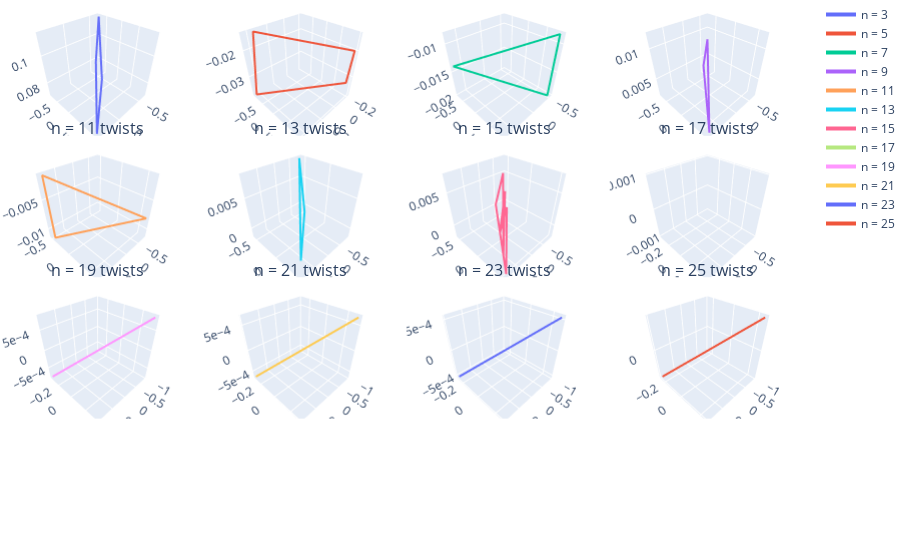

Source (notebook cell):
### Code cell
# now we plot the data for all of the optimal bands
# Define the number of rows and columns based on your requirements
rows = 4
cols = 4
subplot_titles = [(f'n = {2*i + 1} twists') for i in range(1, 13)]

fig = sp.make_subplots(
    rows=rows, cols=cols,
    subplot_titles=subplot_titles,
    specs=[[{'type': 'scatter3d'} for col in range(cols)] for row in range(rows)],
    vertical_spacing=0.01,  # Adjust vertical spacing between subplots
    horizontal_spacing=0.01  # Adjust horizontal spacing between subplots
)
global n
for i in range(1,13):
    # for eversion, we use time like parameter t
    print(f"index for the optimal band is {ind_opt[i-1]}")
    numArray = numData[ind_opt[i-1]-1]
    n = 2*i+1
    N = int(math.floor((len(numArray) - 3) / 3))
    N1 = N - 1
    h = 1 / N
    print(f"number of points is {N}")

    data_t0(1, N, numArray)  # initializing data at time t0
    path_rx, path_ry, path_rz, path_bx, path_by, path_bz = path_eversion()
    
    # filter out erroneous points
    path_bx, path_by, path_bz = filter_data(path_bx, path_by, path_bz, threshold=0.1)
     
    legend_label = f'n = {2*i + 1}'  # Create the legend label
    trace = plot_path(path_bx, path_by, path_bz, legend_label)  # Pass the legend label
    fig.add_trace(trace, row=((i-1)//cols) + 1, col=((i-1)%cols) + 1)

    # Update layout for scientific notation and display the plot
scene_config = {}

# Loop through each subplot and create a scene configuration for it
for i in range(1, rows * cols + 1):
    scene_key = f'scene{i}'
    scene_config[scene_key] = dict(
        xaxis_title='X',
        xaxis_exponentformat='e',
        yaxis_title='Y',
        yaxis_exponentformat='e',
        zaxis_title='Z',
        zaxis_exponentformat='e'
    )

# Update layout with the scene configurations
fig.update_layout(**scene_config)

# Reduce margin around the plot
fig.update_layout(margin=dict(l=0, r=0, b=0, t=0))

# Display the plot
fig.show()

### Figure 1 — Plotly figure (JSON) as saved in the notebook; plotly's stock layout.template omitted (floating-point values rounded to 4 significant figures)
{"data": [{"line": {"width": 4}, "mode": "lines", "name": "n = 3", "scene": "scene", "type": "scatter3d", "x": [-0.6064, -0.6305, -0.6538, 0.3282, 0.3589, 0.389, -0.6064, -0.6305, -0.6538, 0.3282, 0.3589, 0.389], "y": [-0.7914, -0.7703, -0.7482, 0.9386, 0.9292, 0.9185, -0.7914, -0.7703, -0.7482, 0.9386, 0.9292, 0.9185], "z": [0.07738, 0.09538, 0.1131, 0.1061, 0.08833, 0.07029, 0.07738, 0.09538, 0.1131, 0.1061, 0.08833, 0.07029]}, {"line": {"width": 4}, "mode": "lines", "name": "n = 5", "scene": "scene2", "type": "scatter3d", "x": [0.3523, 0.3977, 0.4421, -0.1629, -0.2112, 0.3523, 0.3977, 0.4421, -0.1629, -0.2112, 0.3523, 0.3977, 0.4421, -0.1629], "y": [-0.9358, -0.9171, -0.8962, 0.9861, 0.9772, -0.9358, -0.9171, -0.8962, 0.9861, 0.9772, -0.9358, -0.9171, -0.8962, 0.9861], "z": [-0.01481, -0.0264, -0.03791, -0.03165, -0.02011, -0.01481, -0.0264, -0.03791, -0.03165, -0.02011, -0.01481, -0.0264, -0.03791, -0.03165]}, {"line": {"width": 4}, "mode": "lines", "name": "n = 7", "scene": "scene3", "type": "scatter3d", "x": [0.6764, -0.5016, -0.563, 0.6764, -0.5016, -0.563, 0.6764, -0.5016, -0.563, 0.6764], "y": [-0.7364, 0.8649, 0.8264, -0.7364, 0.8649, 0.8264, -0.7364, 0.8649, 0.8264, -0.7364], "z": [-0.01388, -0.01977, -0.008586, -0.01388, -0.01977, -0.008586, -0.01388, -0.01977, -0.008586, -0.01388]}, {"line": {"width": 4}, "mode": "lines", "name": "n = 9", "scene": "scene4", "type": "scatter3d", "x": [0.7648, 0.817, -0.7068, 0.7648, 0.817, -0.7068, 0.7648, 0.817, -0.7068, 0.7648, 0.817, -0.7068, 0.7648, 0.817], "y": [0.6443, 0.5765, -0.7073, 0.6443, 0.5765, -0.7073, 0.6443, 0.5765, -0.7073, 0.6443, 0.5765, -0.7073, 0.6443, 0.5765], "z": [0.001982, 0.01194, 0.007994, 0.001982, 0.01194, 0.007994, 0.001982, 0.01194, 0.007994, 0.001982, 0.01194, 0.007994, 0.001982, 0.01194]}, {"line": {"width": 4}, "mode": "lines", "name": "n = 11", "scene": "scene5", "type": "scatter3d", "x": [0.8404, 0.8918, -0.7799, 0.8404, 0.8918, -0.7799, 0.8404, 0.8918, -0.7799, 0.8404, 0.8918, -0.7799, 0.8404, 0.8918, -0.7799, 0.8404, 0.8918], "y": [-0.542, -0.4523, 0.6259, -0.542, -0.4523, 0.6259, -0.542, -0.4523, 0.6259, -0.542, -0.4523, 0.6259, -0.542, -0.4523, 0.6259, -0.542, -0.4523], "z": [-0.001637, -0.0113, -0.008041, -0.001637, -0.0113, -0.008041, -0.001637, -0.0113, -0.008041, -0.001637, -0.0113, -0.008041, -0.001637, -0.0113, -0.008041, -0.001637, -0.0113]}, {"line": {"width": 4}, "mode": "lines", "name": "n = 13", "scene": "scene6", "type": "scatter3d", "x": [0.8848, -0.8228, -0.8848, 0.8848, -0.8228, -0.8848, 0.8848, -0.8228, -0.8848, 0.8848, -0.8228, -0.8848, 0.8848, -0.8228, -0.8848, 0.8848, -0.8228, -0.8848, 0.8848], "y": [0.4659, -0.5683, -0.4659, 0.4659, -0.5683, -0.4659, 0.4659, -0.5683, -0.4659, 0.4659, -0.5683, -0.4659, 0.4659, -0.5683, -0.4659, 0.4659, -0.5683, -0.4659, 0.4659], "z": [0.001374, 0.008001, -0.001374, 0.001374, 0.008001, -0.001374, 0.001374, 0.008001, -0.001374, 0.001374, 0.008001, -0.001374, 0.001374, 0.008001, -0.001374, 0.001374, 0.008001, -0.001374, 0.001374]}, {"line": {"width": 4}, "mode": "lines", "name": "n = 15", "scene": "scene7", "type": "scatter3d", "x": [0.894, -0.8732, 0.8506, 0.9131, -0.8263, 0.8732, -0.8506, 0.894, -0.8732, 0.8506, 0.9131, -0.8263, 0.8732, -0.8506, 0.894, -0.8732, 0.8506, 0.9131], "y": [0.448, -0.4874, 0.5259, 0.4078, -0.5633, 0.4874, -0.5259, 0.448, -0.4874, 0.5259, 0.4078, -0.5633, 0.4874, -0.5259, 0.448, -0.4874, 0.5259, 0.4078], "z": [0.00414, -0.001135, -0.001873, 0.007137, 0.004876, 0.001135, 0.001873, 0.00414, -0.001135, -0.001873, 0.007137, 0.004876, 0.001135, 0.001873, 0.00414, -0.001135, -0.001873, 0.007137]}, {"line": {"width": 4}, "mode": "lines", "name": "n = 17", "scene": "scene8", "type": "scatter3d", "x": [0.9321, -0.9321, 0.9321, -0.9321, 0.9321, -0.9321, 0.9321, -0.9321, 0.9321, -0.9321, 0.9321, -0.9321, 0.9321, -0.9321, 0.9321, -0.9321, 0.9321], "y": [0.3621, -0.3621, 0.3621, -0.3621, 0.3621, -0.3621, 0.3621, -0.3621, 0.3621, -0.3621, 0.3621, -0.3621, 0.3621, -0.3621, 0.3621, -0.3621, 0.3621], "z": [0.0009657, -0.0009657, 0.0009657, -0.0009657, 0.0009657, -0.0009657, 0.0009657, -0.0009657, 0.0009657, -0.0009657, 0.0009657, -0.0009657, 0.0009657, -0.0009657, 0.0009657, -0.0009657, 0.0009657]}, {"line": {"width": 4}, "mode": "lines", "name": "n = 19", "scene": "scene9", "type": "scatter3d", "x": [0.9456, -0.9456, 0.9456, -0.9456, 0.9456, -0.9456, 0.9456, -0.9456, 0.9456, -0.9456, 0.9456, -0.9456, 0.9456, -0.9456, 0.9456, -0.9456, 0.9456, -0.9456, 0.9456], "y": [-0.3254, 0.3254, -0.3254, 0.3254, -0.3254, 0.3254, -0.3254, 0.3254, -0.3254, 0.3254, -0.3254, 0.3254, -0.3254, 0.3254, -0.3254, 0.3254, -0.3254, 0.3254, -0.3254], "z": [-0.0007767, 0.0007767, -0.0007767, 0.0007767, -0.0007767, 0.0007767, -0.0007767, 0.0007767, -0.0007767, 0.0007767, -0.0007767, 0.0007767, -0.0007767, 0.0007767, -0.0007767, 0.0007767, -0.0007767, 0.0007767, -0.0007767]}, {"line": {"width": 4}, "mode": "lines", "name": "n = 21", "scene": "scene10", "type": "scatter3d", "x": [0.9554, -0.9554, 0.9554, -0.9554, 0.9554, -0.9554, 0.9554, -0.9554, 0.9554, -0.9554, 0.9554, -0.9554, 0.9554, -0.9554, 0.9554, -0.9554, 0.9554, -0.9554, 0.9554, -0.9554, 0.9554], "y": [-0.2954, 0.2954, -0.2954, 0.2954, -0.2954, 0.2954, -0.2954, 0.2954, -0.2954, 0.2954, -0.2954, 0.2954, -0.2954, 0.2954, -0.2954, 0.2954, -0.2954, 0.2954, -0.2954, 0.2954, -0.2954], "z": [-0.000638, 0.000638, -0.000638, 0.000638, -0.000638, 0.000638, -0.000638, 0.000638, -0.000638, 0.000638, -0.000638, 0.000638, -0.000638, 0.000638, -0.000638, 0.000638, -0.000638, 0.000638, -0.000638, 0.000638, -0.000638]}, {"line": {"width": 4}, "mode": "lines", "name": "n = 23", "scene": "scene11", "type": "scatter3d", "x": [0.9628, -0.9628, 0.9628, -0.9628, 0.9628, -0.9628, 0.9628, -0.9628, 0.9628, -0.9628, 0.9628, -0.9628, 0.9628, -0.9628, 0.9628, -0.9628, 0.9628, -0.9628, 0.9628, -0.9628, 0.9628, -0.9628, 0.9628], "y": [-0.2703, 0.2703, -0.2703, 0.2703, -0.2703, 0.2703, -0.2703, 0.2703, -0.2703, 0.2703, -0.2703, 0.2703, -0.2703, 0.2703, -0.2703, 0.2703, -0.2703, 0.2703, -0.2703, 0.2703, -0.2703, 0.2703, -0.2703], "z": [-0.0005331, 0.0005331, -0.0005331, 0.0005331, -0.0005331, 0.0005331, -0.0005331, 0.0005331, -0.0005331, 0.0005331, -0.0005331, 0.0005331, -0.0005331, 0.0005331, -0.0005331, 0.0005331, -0.0005331, 0.0005331, -0.0005331, 0.0005331, -0.0005331, 0.0005331, -0.0005331]}, {"line": {"width": 4}, "mode": "lines", "name": "n = 25", "scene": "scene12", "type": "scatter3d", "x": [0.9685, -0.9685, 0.9685, -0.9685, 0.9685, -0.9685, 0.9685, -0.9685, 0.9685, -0.9685, 0.9685, -0.9685, 0.9685, -0.9685, 0.9685, -0.9685, 0.9685, -0.9685, 0.9685, -0.9685, 0.9685, -0.9685, 0.9685, -0.9685, 0.9685], "y": [-0.2491, 0.2491, -0.2491, 0.2491, -0.2491, 0.2491, -0.2491, 0.2491, -0.2491, 0.2491, -0.2491, 0.2491, -0.2491, 0.2491, -0.2491, 0.2491, -0.2491, 0.2491, -0.2491, 0.2491, -0.2491, 0.2491, -0.2491, 0.2491, -0.2491], "z": [-0.0004549, 0.0004549, -0.0004549, 0.0004549, -0.0004549, 0.0004549, -0.0004549, 0.0004549, -0.0004549, 0.0004549, -0.0004549, 0.0004549, -0.0004549, 0.0004549, -0.0004549, 0.0004549, -0.0004549, 0.0004549, -0.0004549, 0.0004549, -0.0004549, 0.0004549, -0.0004549, 0.0004549, -0.0004549]}], "layout": {"annotations": [{"font": {"size": 16}, "showarrow": false, "text": "n = 3 twists", "x": 0.1212, "xanchor": "center", "xref": "paper", "y": 1, "yanchor": "bottom", "yref": "paper"}, {"font": {"size": 16}, "showarrow": false, "text": "n = 5 twists", "x": 0.3738, "xanchor": "center", "xref": "paper", "y": 1, "yanchor": "bottom", "yref": "paper"}, {"font": {"size": 16}, "showarrow": false, "text": "n = 7 twists", "x": 0.6262, "xanchor": "center", "xref": "paper", "y": 1, "yanchor": "bottom", "yref": "paper"}, {"font": {"size": 16}, "showarrow": false, "text": "n = 9 twists", "x": 0.8788, "xanchor": "center", "xref": "paper", "y": 1, "yanchor": "bottom", "yref": "paper"}, {"font": {"size": 16}, "showarrow": false, "text": "n = 11 twists", "x": 0.1212, "xanchor": "center", "xref": "paper", "y": 0.7475, "yanchor": "bottom", "yref": "paper"}, {"font": {"size": 16}, "showarrow": false, "text": "n = 13 twists", "x": 0.3738, "xanchor": "center", "xref": "paper", "y": 0.7475, "yanchor": "bottom", "yref": "paper"}, {"font": {"size": 16}, "showarrow": false, "text": "n = 15 twists", "x": 0.6262, "xanchor": "center", "xref": "paper", "y": 0.7475, "yanchor": "bottom", "yref": "paper"}, {"font": {"size": 16}, "showarrow": false, "text": "n = 17 twists", "x": 0.8788, "xanchor": "center", "xref": "paper", "y": 0.7475, "yanchor": "bottom", "yref": "paper"}, {"font": {"size": 16}, "showarrow": false, "text": "n = 19 twists", "x": 0.1212, "xanchor": "center", "xref": "paper", "y": 0.495, "yanchor": "bottom", "yref": "paper"}, {"font": {"size": 16}, "showarrow": false, "text": "n = 21 twists", "x": 0.3738, "xanchor": "center", "xref": "paper", "y": 0.495, "yanchor": "bottom", "yref": "paper"}, {"font": {"size": 16}, "showarrow": false, "text": "n = 23 twists", "x": 0.6262, "xanchor": "center", "xref": "paper", "y": 0.495, "yanchor": "bottom", "yref": "paper"}, {"font": {"size": 16}, "showarrow": false, "text": "n = 25 twists", "x": 0.8788, "xanchor": "center", "xref": "paper", "y": 0.495, "yanchor": "bottom", "yref": "paper"}], "margin": {"b": 0, "l": 0, "r": 0, "t": 0}, "scene": {"domain": {"x": [0, 0.2425], "y": [0.7575, 1]}, "xaxis": {"exponentformat": "e", "title": {"text": "X"}}, "yaxis": {"exponentformat": "e", "title": {"text": "Y"}}, "zaxis": {"exponentformat": "e", "title": {"text": "Z"}}}, "scene10": {"domain": {"x": [0.2525, 0.495], "y": [0.2525, 0.495]}, "xaxis": {"exponentformat": "e", "title": {"text": "X"}}, "yaxis": {"exponentformat": "e", "title": {"text": "Y"}}, "zaxis": {"exponentformat": "e", "title": {"text": "Z"}}}, "scene11": {"domain": {"x": [0.505, 0.7475], "y": [0.2525, 0.495]}, "xaxis": {"exponentformat": "e", "title": {"text": "X"}}, "yaxis": {"exponentformat": "e", "title": {"text": "Y"}}, "zaxis": {"exponentformat": "e", "title": {"text": "Z"}}}, "scene12": {"domain": {"x": [0.7575, 1], "y": [0.2525, 0.495]}, "xaxis": {"exponentformat": "e", "title": {"text": "X"}}, "yaxis": {"exponentformat": "e", "title": {"text": "Y"}}, "zaxis": {"exponentformat": "e", "title": {"text": "Z"}}}, "scene13": {"domain": {"x": [0, 0.2425], "y": [0, 0.2425]}, "xaxis": {"exponentformat": "e", "title": {"text": "X"}}, "yaxis": {"exponentformat": "e", "title": {"text": "Y"}}, "zaxis": {"exponentformat": "e", "title": {"text": "Z"}}}, "scene14": {"domain": {"x": [0.2525, 0.495], "y": [0, 0.2425]}, "xaxis": {"exponentformat": "e", "title": {"text": "X"}}, "yaxis": {"exponentformat": "e", "title": {"text": "Y"}}, "zaxis": {"exponentformat": "e", "title": {"text": "Z"}}}, "scene15": {"domain": {"x": [0.505, 0.7475], "y": [0, 0.2425]}, "xaxis": {"exponentformat": "e", "title": {"text": "X"}}, "yaxis": {"exponentformat": "e", "title": {"text": "Y"}}, "zaxis": {"exponentformat": "e", "title": {"text": "Z"}}}, "scene16": {"domain": {"x": [0.7575, 1], "y": [0, 0.2425]}, "xaxis": {"exponentformat": "e", "title": {"text": "X"}}, "yaxis": {"exponentformat": "e", "title": {"text": "Y"}}, "zaxis": {"exponentformat": "e", "title": {"text": "Z"}}}, "scene2": {"domain": {"x": [0.2525, 0.495], "y": [0.7575, 1]}, "xaxis": {"exponentformat": "e", "title": {"text": "X"}}, "yaxis": {"exponentformat": "e", "title": {"text": "Y"}}, "zaxis": {"exponentformat": "e", "title": {"text": "Z"}}}, "scene3": {"domain": {"x": [0.505, 0.7475], "y": [0.7575, 1]}, "xaxis": {"exponentformat": "e", "title": {"text": "X"}}, "yaxis": {"exponentformat": "e", "title": {"text": "Y"}}, "zaxis": {"exponentformat": "e", "title": {"text": "Z"}}}, "scene4": {"domain": {"x": [0.7575, 1], "y": [0.7575, 1]}, "xaxis": {"exponentformat": "e", "title": {"text": "X"}}, "yaxis": {"exponentformat": "e", "title": {"text": "Y"}}, "zaxis": {"exponentformat": "e", "title": {"text": "Z"}}}, "scene5": {"domain": {"x": [0, 0.2425], "y": [0.505, 0.7475]}, "xaxis": {"exponentformat": "e", "title": {"text": "X"}}, "yaxis": {"exponentformat": "e", "title": {"text": "Y"}}, "zaxis": {"exponentformat": "e", "title": {"text": "Z"}}}, "scene6": {"domain": {"x": [0.2525, 0.495], "y": [0.505, 0.7475]}, "xaxis": {"exponentformat": "e", "title": {"text": "X"}}, "yaxis": {"exponentformat": "e", "title": {"text": "Y"}}, "zaxis": {"exponentformat": "e", "title": {"text": "Z"}}}, "scene7": {"domain": {"x": [0.505, 0.7475], "y": [0.505, 0.7475]}, "xaxis": {"exponentformat": "e", "title": {"text": "X"}}, "yaxis": {"exponentformat": "e", "title": {"text": "Y"}}, "zaxis": {"exponentformat": "e", "title": {"text": "Z"}}}, "scene8": {"domain": {"x": [0.7575, 1], "y": [0.505, 0.7475]}, "xaxis": {"exponentformat": "e", "title": {"text": "X"}}, "yaxis": {"exponentformat": "e", "title": {"text": "Y"}}, "zaxis": {"exponentformat": "e", "title": {"text": "Z"}}}, "scene9": {"domain": {"x": [0, 0.2425], "y": [0.2525, 0.495]}, "xaxis": {"exponentformat": "e", "title": {"text": "X"}}, "yaxis": {"exponentformat": "e", "title": {"text": "Y"}}, "zaxis": {"exponentformat": "e", "title": {"text": "Z"}}}}}
